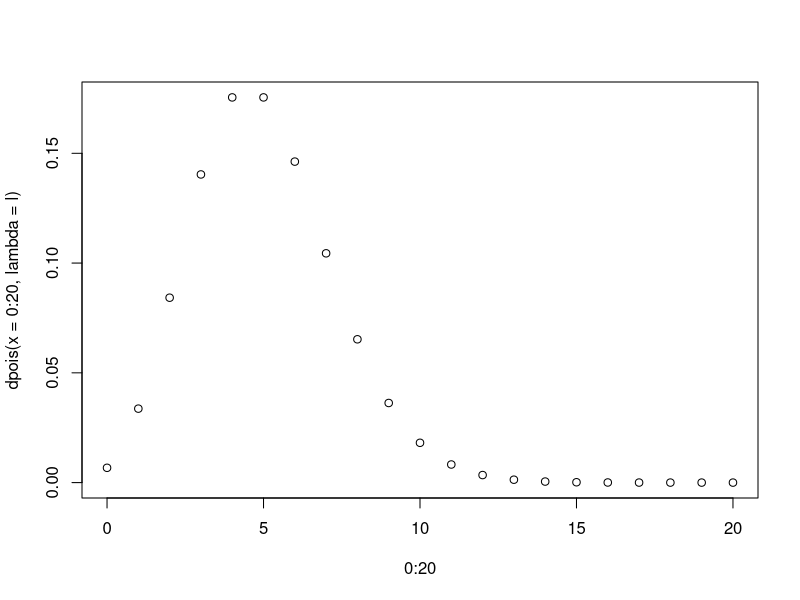
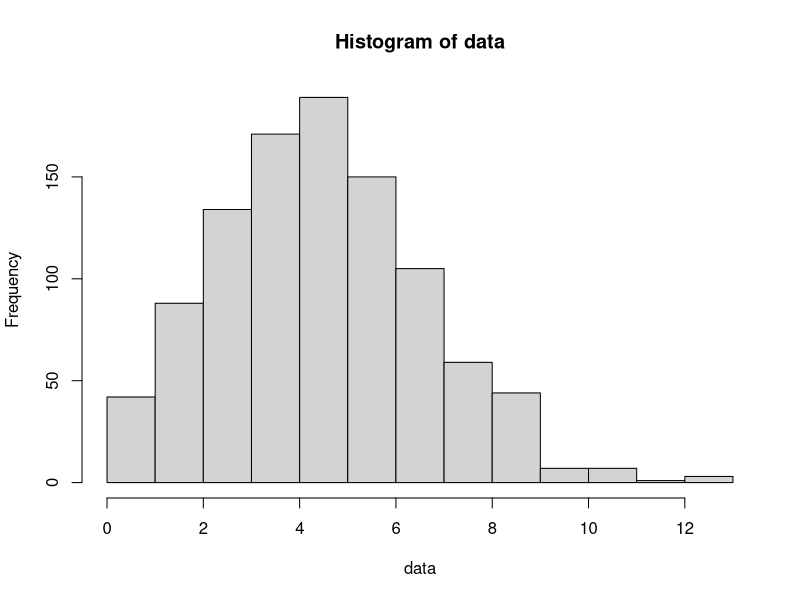

These charts were generated, in order, by the following R code:
## ---- chunk 1
knitr::opts_chunk$set(echo = TRUE)
## ---- chunk 2
l = 5

plot(0:20, dpois(x = 0:20, lambda = l))
ppois(0:20, l)
qpois(0.5, 5) # Hay un 50% de que haya el valor dado o menos errores
rpois(1000, lambda = l) -> data
hist(data)

